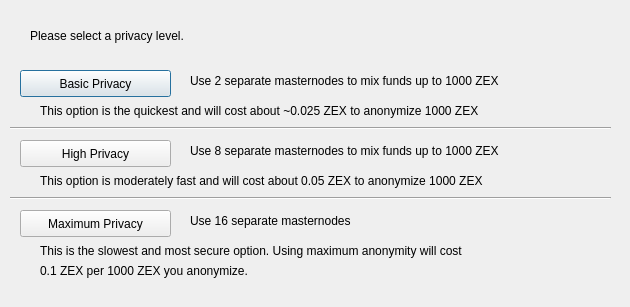
<?xml version="1.0" encoding="UTF-8"?>
<ui version="4.0">
 <class>DarksendConfig</class>
 <widget class="QDialog" name="DarksendConfig">
  <property name="geometry">
   <rect>
    <x>0</x>
    <y>0</y>
    <width>630</width>
    <height>307</height>
   </rect>
  </property>
  <property name="windowTitle">
   <string>Configure PrivateSend</string>
  </property>
  <widget class="QPushButton" name="buttonBasic">
   <property name="geometry">
    <rect>
     <x>20</x>
     <y>70</y>
     <width>151</width>
     <height>27</height>
    </rect>
   </property>
   <property name="text">
    <string>Basic Privacy</string>
   </property>
  </widget>
  <widget class="QPushButton" name="buttonHigh">
   <property name="geometry">
    <rect>
     <x>20</x>
     <y>140</y>
     <width>151</width>
     <height>27</height>
    </rect>
   </property>
   <property name="text">
    <string>High Privacy</string>
   </property>
  </widget>
  <widget class="QPushButton" name="buttonMax">
   <property name="geometry">
    <rect>
     <x>20</x>
     <y>210</y>
     <width>151</width>
     <height>27</height>
    </rect>
   </property>
   <property name="text">
    <string>Maximum Privacy</string>
   </property>
  </widget>
  <widget class="QLabel" name="label">
   <property name="geometry">
    <rect>
     <x>30</x>
     <y>20</y>
     <width>571</width>
     <height>31</height>
    </rect>
   </property>
   <property name="text">
    <string>Please select a privacy level.</string>
   </property>
  </widget>
  <widget class="QLabel" name="label_2">
   <property name="geometry">
    <rect>
     <x>190</x>
     <y>70</y>
     <width>421</width>
     <height>21</height>
    </rect>
   </property>
   <property name="text">
    <string>Use 2 separate masternodes to mix funds up to 1000 ZEX</string>
   </property>
  </widget>
  <widget class="QLabel" name="label_3">
   <property name="geometry">
    <rect>
     <x>190</x>
     <y>140</y>
     <width>411</width>
     <height>21</height>
    </rect>
   </property>
   <property name="text">
    <string>Use 8 separate masternodes to mix funds up to 1000 ZEX</string>
   </property>
  </widget>
  <widget class="QLabel" name="label_4">
   <property name="geometry">
    <rect>
     <x>190</x>
     <y>210</y>
     <width>421</width>
     <height>21</height>
    </rect>
   </property>
   <property name="text">
    <string>Use 16 separate masternodes</string>
   </property>
  </widget>
  <widget class="QLabel" name="label_6">
   <property name="geometry">
    <rect>
     <x>40</x>
     <y>100</y>
     <width>561</width>
     <height>21</height>
    </rect>
   </property>
   <property name="text">
    <string>This option is the quickest and will cost about ~0.025 ZEX to anonymize 1000 ZEX</string>
   </property>
  </widget>
  <widget class="QLabel" name="label_7">
   <property name="geometry">
    <rect>
     <x>40</x>
     <y>170</y>
     <width>561</width>
     <height>21</height>
    </rect>
   </property>
   <property name="text">
    <string>This option is moderately fast and will cost about 0.05 ZEX to anonymize 1000 ZEX</string>
   </property>
  </widget>
  <widget class="QLabel" name="label_8">
   <property name="geometry">
    <rect>
     <x>40</x>
     <y>240</y>
     <width>561</width>
     <height>21</height>
    </rect>
   </property>
   <property name="text">
    <string>This is the slowest and most secure option. Using maximum anonymity will cost</string>
   </property>
  </widget>
  <widget class="QLabel" name="label_9">
   <property name="geometry">
    <rect>
     <x>40</x>
     <y>260</y>
     <width>561</width>
     <height>21</height>
    </rect>
   </property>
   <property name="text">
    <string>0.1 ZEX per 1000 ZEX you anonymize.</string>
   </property>
  </widget>
  <widget class="Line" name="line">
   <property name="geometry">
    <rect>
     <x>10</x>
     <y>120</y>
     <width>601</width>
     <height>16</height>
    </rect>
   </property>
   <property name="orientation">
    <enum>Qt::Horizontal</enum>
   </property>
  </widget>
  <widget class="Line" name="line_2">
   <property name="geometry">
    <rect>
     <x>10</x>
     <y>190</y>
     <width>601</width>
     <height>16</height>
    </rect>
   </property>
   <property name="orientation">
    <enum>Qt::Horizontal</enum>
   </property>
  </widget>
 </widget>
 <resources/>
 <connections/>
</ui>
